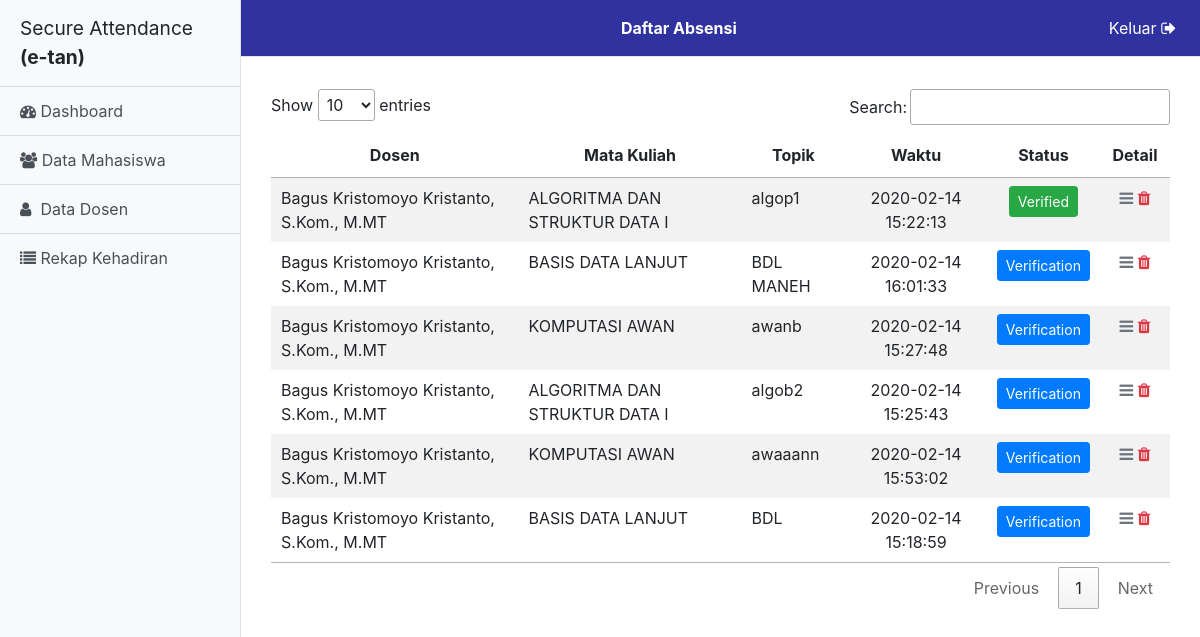
The app's page /index.php/absen with its own data.
### tables this page shows
CREATE TABLE `dosen` (
  `NIP_DOSEN` int(11) NOT NULL,
  `PASS_DOSEN` varchar(25) DEFAULT NULL,
  `NAMA_DOSEN` varchar(50) DEFAULT NULL,
  `EMAIL_DOSEN` varchar(25) DEFAULT NULL,
  `STATUS_LOGIN` int(11) DEFAULT '0',
  `STATUS_PASS` int(11) DEFAULT '0'
);

CREATE TABLE `matkul` (
  `ID_MATKUL` int(11) NOT NULL,
  `NIP_DOSEN` int(11) DEFAULT NULL,
  `KODE_MATKUL` varchar(10) DEFAULT NULL,
  `NAMA_MATKUL` varchar(50) DEFAULT NULL,
  `KELAS_MATKUL` varchar(2) DEFAULT NULL
);

CREATE TABLE `absen` (
  `ID_ABSEN` varchar(6) NOT NULL,
  `ID_MATKUL` int(11) DEFAULT NULL,
  `TOPIK` varchar(30) NOT NULL,
  `RUANGAN_ABSEN` varchar(5) DEFAULT NULL,
  `DATE_ABSEN` date DEFAULT NULL,
  `TIME_ABSEN` varchar(10) DEFAULT NULL,
  `TS_ABSEN` datetime DEFAULT NULL,
  `NOTE` varchar(255) DEFAULT NULL,
  `STATUS_ABSEN` int(1) NOT NULL DEFAULT '0'
);

### application/controllers/Absen.php (called while the page is built, shortened)
<?php
class Absen extends CI_Controller {
	function __construct(){
		$this->load->model('Mabsen');
	}
	public function index(){
		$param['main_content'] = 'absen/list';
		$param['page_title'] = 'Daftar Absensi';
		$param['absen_list'] = $this->Mabsen->getAllAbsen();
		$this->load->view('dashboard', $param);
	}
}

### index.php (called while the page is built, shortened)
<?php
require_once BASEPATH.'core/CodeIgniter.php';

### application/models/Mabsen.php (called while the page is built, shortened)
<?php
class Mabsen extends CI_Model {
  public function getAllAbsen(){
    $query = $this->db->query("SELECT absen.ID_ABSEN, dosen.NAMA_DOSEN, matkul.NAMA_MATKUL, matkul.KELAS_MATKUL, absen.TOPIK, absen.RUANGAN_ABSEN, absen.TS_ABSEN, absen.STATUS_ABSEN FROM dosen JOIN matkul ON dosen.NIP_DOSEN = matkul.NIP_DOSEN JOIN absen ON matkul.ID_MATKUL = absen.ID_MATKUL WHERE absen.STATUS_ABSEN = 1 OR absen.STATUS_ABSEN = 2 ORDER BY (ID_ABSEN) DESC");
    return $query->result();
  }
}
?>

### application/views/absen/list.php (the view, shortened to what this page needs)
<div class="py-1">
</div>
<div class="py-4">
  <div class="container">
    <div class="row">
      <div class="col-md-12">
        <div class="table-responsive">
          <table class="table table-striped table-borderless" id="newstable">
            <thead>
              <tr>
                <th class="text-center">Dosen</th>
                <th class="text-center">Mata Kuliah</th>
                <th class="text-center">Topik</th>
                <th class="text-center">Waktu</th>
                <th class="text-center">Status</th>
                <th class="text-center" style="width: 50px">Detail</th>
              </tr>
            </thead>
            <tbody>
              <?php $i = 1;
              foreach ($absen_list as $absen){ ?>
                <tr>
                  <td class="text-left"><?php echo $absen->NAMA_DOSEN; ?></td>
                  <td class="text-left"><?php echo $absen->NAMA_MATKUL; ?></td>
                  <td class="text-left"><?php echo $absen->TOPIK; ?></td>
                  <td class="text-center"><?php echo $absen->TS_ABSEN; ?></td>
                  <?php if($absen->STATUS_ABSEN == 1){?>
                    <td class="text-center"><a href="<?= base_url('Absen/verif/' . $absen->ID_ABSEN) ?>" class="btn btn-sm btn-primary">Verification</a></td>
                  <?php } else { ?>
                    <td class="text-center"><a class="btn btn-sm btn-success" style="color:white">Verified</a></td>
                  <?php } ?>
                  <td class="text-center">
                    <a href="<?= base_url('Absen/det_absen/' . $absen->ID_ABSEN) ?>"><i class="fa fa-bars text-secondary"></i></a>
                    <a href="#" data-toggle="modal" data-target="#ModalDelete" data-id="<?php echo $absen->ID_ABSEN; ?>"
                        data-title="<?php echo $absen->ID_ABSEN; ?>"><i class="fa fa-trash text-danger"></i></a>
                  </td>
                </tr>
              <?php $i++; } ?>
            </tbody>
          </table>
        </div>
      </div>
    </div>
  </div>
</div>

### application/views/dashboard.php (shortened to what this page needs)
<!DOCTYPE html>
<html>
<head><meta http-equiv="Content-Type" content="text/html; charset=utf-8">
	<link rel="stylesheet" href="https://cdnjs.cloudflare.com/ajax/libs/font-awesome/4.7.0/css/font-awesome.min.css">
	<link rel="stylesheet" href="https://stackpath.bootstrapcdn.com/bootstrap/4.3.1/css/bootstrap.min.css">
	<link rel="stylesheet" href="https://cdn.datatables.net/1.10.20/css/jquery.dataTables.min.css">
	<link rel="stylesheet" href="<?= base_url('assets/css/simple-sidebar.css') ?>">
</head>
<body>
	<div class="d-flex" id="wrapper">
		<nav class="bg-light border-right" id="sidebar-wrapper">
			<div class="sidebar-heading" > Secure Attendance <br><b>(e-tan)</b> </div>
			<div class="list-group list-group-flush">
				<?php if($this->session->userdata('isDosen')){ ?>
					<a href="<?= base_url(); ?>" class="list-group-item list-group-item-action bg-light"><span class="fa fa-dashboard"></span> Dashboard</a>
					<a href="<?= base_url('Generate/absenlist'); ?>" class="list-group-item list-group-item-action bg-light"><span class="fa fa-qrcode"></span> Generate QR Code</a>
					<a href="<?= base_url('Generate/history'); ?>" class="list-group-item list-group-item-action bg-light"><span class="fa fa-list"></span> History</a>
					<a href="<?= base_url('Generate/changepw'); ?>" class="list-group-item list-group-item-action bg-light"><span class="fa fa-key"></span> Ubah Password</a>
				<?php } else { ?>
					<a href="<?= base_url(); ?>" class="list-group-item list-group-item-action bg-light"><span class="fa fa-dashboard"></span> Dashboard</a>
					<a href="<?= base_url('Mahasiswa'); ?>" class="list-group-item list-group-item-action bg-light"><span class="fa fa-users"></span> Data Mahasiswa</a>
					<a href="<?= base_url('Dosen'); ?>" class="list-group-item list-group-item-action bg-light"><span class="fa fa-user"></span> &nbsp;Data Dosen</a>
					<a href="<?= base_url('Absen'); ?>" class="list-group-item list-group-item-action bg-light"><span class="fa fa-list"></span> Rekap Kehadiran</a>
				<?php } ?>
			</div>
		</nav>
		<div id="page-content-wrapper">
			<nav class="navbar navbar-expand-lg border-bottom"  style="background:#3032A0">
				<div class="collapse navbar-collapse" id="navbarSupportedContent">
					<ul class="navbar-nav ml-auto mt-2 mt-lg-0">
						<li class="nav-item" style="color: white"> <b> <?php echo ($this->session->userdata('isDosen')) ? 'Selamat Mengajar, '.$this->session->userdata('nama') : $page_title ?> </b> <br></li>
					</ul>
					<ul class="navbar-nav ml-auto mt-2 mt-lg-0">
						<li class="nav-item"> <a class="nav-link" href="<?= base_url('login/logout'); ?>" style="color:white">Keluar <span class="fa fa-sign-out" style="color: white"></span><br></a> </li>
					</ul>
				</div>
			</nav>
			<div class="container-fluid">
				<?php $this->load->view($main_content); ?>
			</div>
		</div>
	</div>
</body>
</html>

### assets/css/simple-sidebar.css (style rules this page uses)
body { overflow-x: hidden; }
#sidebar-wrapper { min-height: 100vh; margin-left: -15rem; -webkit-transition: margin .25s ease-out; -moz-transition: margin .25s ease-out; -o-transition: margin .25s ease-out; transition: margin .25s ease-out; }
#sidebar-wrapper .sidebar-heading { padding: 0.875rem 1.25rem; font-size: 1.2rem; }
#sidebar-wrapper .list-group { width: 15rem; }
#page-content-wrapper { min-width: 100vw; }
@media (min-width: 768px) { #sidebar-wrapper { margin-left: 0; } }
@media (min-width: 768px) { #page-content-wrapper { min-width: 0; width: 100%; } }

### records on screen
dosen: NAMA_DOSEN "Bagus Kristomoyo Kristanto, S.Kom., M.MT", matkul.NAMA_MATKUL "ALGORITMA DAN STRUKTUR DATA I", absen.TOPIK "algop1", absen.TS_ABSEN "2020-02-14 15:22:13", shows "Verified", matkul.NAMA_MATKUL "BASIS DATA LANJUT", absen.TOPIK "BDL MANEH", absen.TS_ABSEN "2020-02-14 16:01:33", matkul.NAMA_MATKUL "KOMPUTASI AWAN", absen.TOPIK "awanb", absen.TS_ABSEN "2020-02-14 15:27:48", absen.TOPIK "algob2", absen.TS_ABSEN "2020-02-14 15:25:43", absen.TOPIK "awaaann", absen.TS_ABSEN "2020-02-14 15:53:02", absen.TOPIK "BDL", absen.TS_ABSEN "2020-02-14 15:18:59"

### other values on screen
$page_title "Daftar Absensi"
